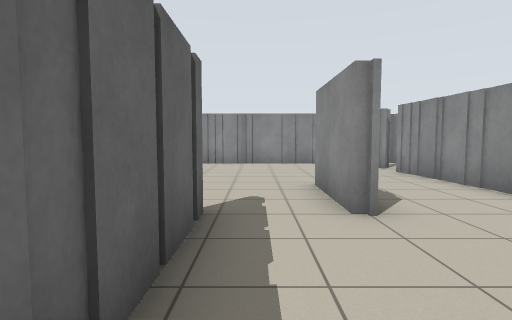
view 1 (above)

12 first-person views from a walk through a robot-simulator world made for Stage. The camera is 1 m above the floor, tilts 4° down and sees 80° across. Floor lines are 1 m apart. The floor is counted in squares, 1 m on a side. Each view is taken from the middle of a square. On the plan, view 1 faces up. The plan holds only what a view shows up to about 12 squares ahead; the rest is blank. Robots are left out.

view 2
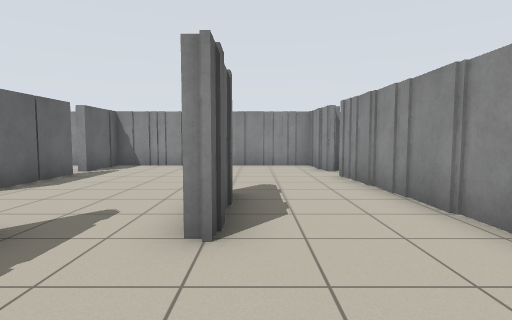

view 3
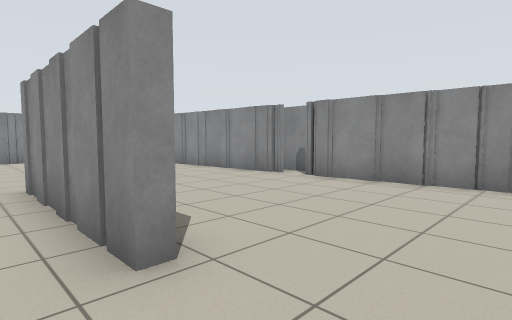

view 4
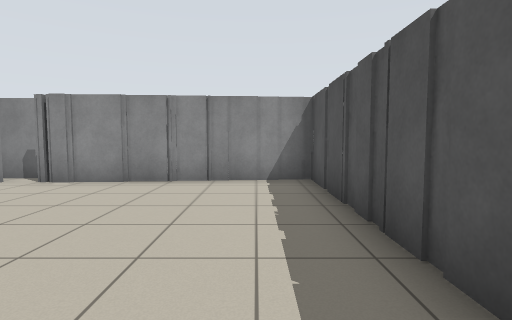

view 5
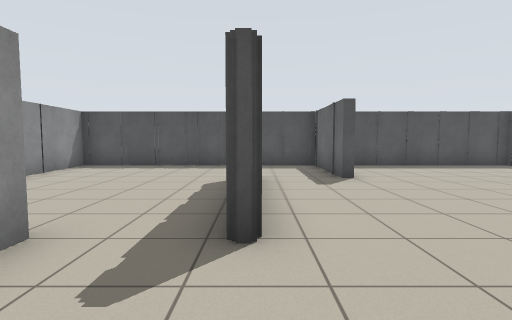

view 6
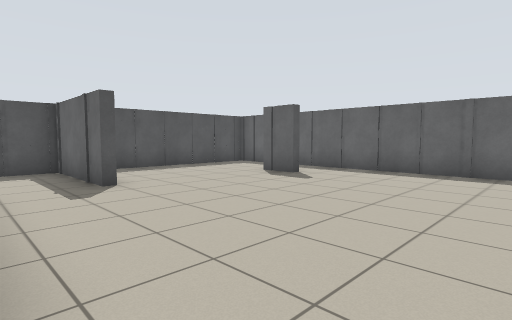

view 7
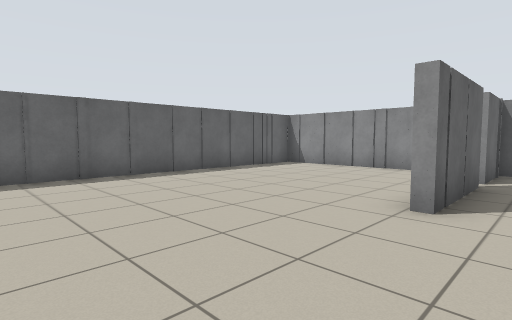

view 8
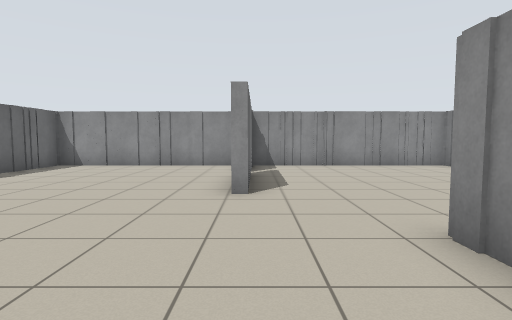

view 9
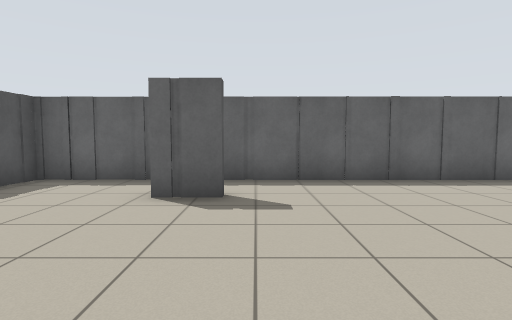

view 10
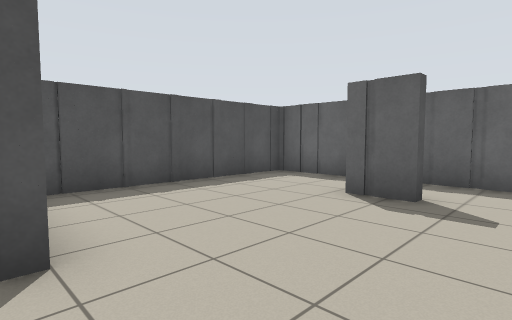

view 11
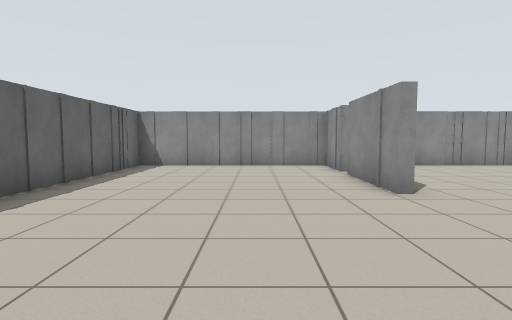

view 12
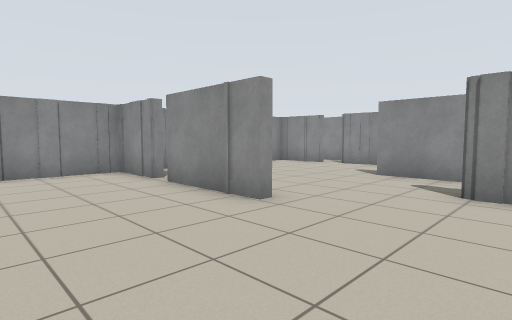

### Floor plan
Ten units are one square. View 1 is at (0, 0); x grows to the right and y downward. Boxes are objects, and circles mark ways between rooms. Rooms are numbered by the first view taken in them; rooms with no view inside come last. Other rooms are left out.
<svg viewBox="-109 -128 171 178">
<path fill="none" stroke="#000" d="M-6 8 -10 8M50 1 50 -21M46 -32 46 -76M57 -24 57 -34M-7 -41 -7 -8M-32 7 -32 43 55 43M52 45 52 0M16 -59 16 -39M-32 -96 -32 -64M42 -101 42 -110M40 -109 40 -123 -32 -123 -32 -101M44 -75 44 -92M-10 -41 -7 -41M13 -40 13 -66M-85 -4 -81 -4 -81 9M-34 -64 -34 -95M-36 7 -32 7M-34 -101 -34 -123 -104 -123 -104 43 -41 43M-10 8 -10 -41"/>
<circle cx="30" cy="-70" r="3" fill="#2a7"/>
<circle cx="5" cy="-40" r="3" fill="#2a7"/>
<circle cx="-20" cy="10" r="3" fill="#2a7"/>
<circle cx="-20" cy="-57" r="3" fill="#2a7"/>
<circle cx="-30" cy="-100" r="3" fill="#2a7"/>
<text x="20" y="0">1</text>
<text x="0" y="-90">2</text>
<text x="-70" y="-40">3</text>
</svg>
Room 1 opens to room 2. Room 1 opens to room 3. Room 2 opens to room 3.

Where each view was taken, in squares from view 1:
view 1: 0 up, 0 right, facing up
view 2: 1 up, 2 right, facing up
view 3: 3 down, 2 left, facing up-right
view 4: 3 down, 2 left, facing right
view 5: 7 up, 1 left, facing down
view 6: 6 up, 1 left, facing down-left
view 7: 2 up, 2 left, facing up-left
view 8: 1 up, 3 left, facing up
view 9: 1 up, 3 left, facing left
view 10: 2 up, 3 left, facing down-left
view 11: 1 up, 6 left, facing up
view 12: 3 up, 7 left, facing up-right
